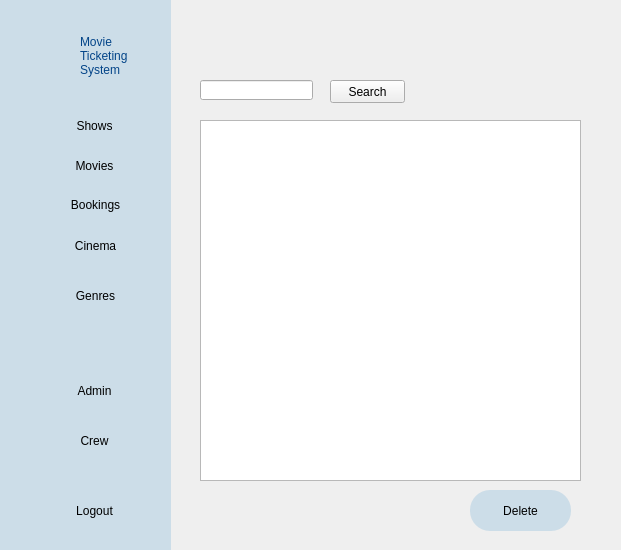
<?xml version="1.0" encoding="UTF-8"?>
<ui version="4.0">
 <class>MainWindow</class>
 <widget class="QMainWindow" name="MainWindow">
  <property name="geometry">
   <rect>
    <x>0</x>
    <y>0</y>
    <width>621</width>
    <height>550</height>
   </rect>
  </property>
  <property name="windowTitle">
   <string>MainWindow</string>
  </property>
  <widget class="QWidget" name="centralwidget">
   <widget class="QTableWidget" name="genreList">
    <property name="geometry">
     <rect>
      <x>200</x>
      <y>120</y>
      <width>381</width>
      <height>361</height>
     </rect>
    </property>
    <attribute name="horizontalHeaderStretchLastSection">
     <bool>true</bool>
    </attribute>
   </widget>
   <widget class="QPushButton" name="deleteButton">
    <property name="geometry">
     <rect>
      <x>470</x>
      <y>490</y>
      <width>101</width>
      <height>41</height>
     </rect>
    </property>
    <property name="styleSheet">
     <string notr="true">#deleteButton{
background-color: #ccdde8;
border: 1px white;
border-radius: 20px;
}
#deleteButton:hover{
color:rgb(73, 147, 221);
background-color: rgb(13, 27, 38);
border: 1px black;
border-radius: 20px;
}

</string>
    </property>
    <property name="text">
     <string>Delete</string>
    </property>
   </widget>
   <widget class="QPushButton" name="searchButton">
    <property name="geometry">
     <rect>
      <x>330</x>
      <y>80</y>
      <width>75</width>
      <height>23</height>
     </rect>
    </property>
    <property name="text">
     <string>Search</string>
    </property>
   </widget>
   <widget class="QLineEdit" name="lineEdit">
    <property name="geometry">
     <rect>
      <x>200</x>
      <y>80</y>
      <width>113</width>
      <height>20</height>
     </rect>
    </property>
   </widget>
   <widget class="QWidget" name="navigationBG" native="true">
    <property name="geometry">
     <rect>
      <x>0</x>
      <y>0</y>
      <width>171</width>
      <height>551</height>
     </rect>
    </property>
    <property name="styleSheet">
     <string notr="true">#navigationBG {
background-color: #ccdde8;

}

</string>
    </property>
    <widget class="QLabel" name="systemLabel">
     <property name="geometry">
      <rect>
       <x>80</x>
       <y>15</y>
       <width>71</width>
       <height>81</height>
      </rect>
     </property>
     <property name="styleSheet">
      <string notr="true">#systemLabel {
font: 75 12pt &quot;MS Shell Dlg 2&quot;;
color: #034488;
}</string>
     </property>
     <property name="text">
      <string>Movie
Ticketing
System</string>
     </property>
     <property name="alignment">
      <set>Qt::AlignLeading|Qt::AlignLeft|Qt::AlignVCenter</set>
     </property>
    </widget>
    <widget class="QPushButton" name="pushButton">
     <property name="geometry">
      <rect>
       <x>20</x>
       <y>30</y>
       <width>71</width>
       <height>51</height>
      </rect>
     </property>
     <property name="text">
      <string/>
     </property>
     <property name="icon">
      <iconset>
       <normaloff>../img/icon.png</normaloff>../img/icon.png</iconset>
     </property>
     <property name="iconSize">
      <size>
       <width>50</width>
       <height>50</height>
      </size>
     </property>
     <property name="flat">
      <bool>true</bool>
     </property>
    </widget>
    <widget class="QPushButton" name="adminButton">
     <property name="geometry">
      <rect>
       <x>29</x>
       <y>370</y>
       <width>131</width>
       <height>41</height>
      </rect>
     </property>
     <property name="styleSheet">
      <string notr="true">#adminButton{
background-color: TRANSPARENT;
border: TRANSPARENT;
border-radius: 15px;
}

#adminButton:hover{
background-color: rgb(236, 236, 236);
}</string>
     </property>
     <property name="text">
      <string>Admin</string>
     </property>
     <property name="icon">
      <iconset>
       <normaloff>../img/admin.png</normaloff>../img/admin.png</iconset>
     </property>
     <property name="iconSize">
      <size>
       <width>40</width>
       <height>40</height>
      </size>
     </property>
     <property name="flat">
      <bool>false</bool>
     </property>
    </widget>
    <widget class="QPushButton" name="movieButton_5">
     <property name="geometry">
      <rect>
       <x>29</x>
       <y>490</y>
       <width>131</width>
       <height>41</height>
      </rect>
     </property>
     <property name="text">
      <string>Logout</string>
     </property>
     <property name="icon">
      <iconset>
       <normaloff>../img/logout.png</normaloff>../img/logout.png</iconset>
     </property>
     <property name="iconSize">
      <size>
       <width>40</width>
       <height>40</height>
      </size>
     </property>
     <property name="flat">
      <bool>true</bool>
     </property>
    </widget>
    <widget class="QPushButton" name="movieButton">
     <property name="geometry">
      <rect>
       <x>29</x>
       <y>150</y>
       <width>131</width>
       <height>31</height>
      </rect>
     </property>
     <property name="styleSheet">
      <string notr="true">#movieButton{
background-color: TRANSPARENT;
border: TRANSPARENT;
border-radius: 15px;
}

#movieButton:hover{
background-color: rgb(236, 236, 236);
}</string>
     </property>
     <property name="text">
      <string>Movies</string>
     </property>
     <property name="icon">
      <iconset>
       <normaloff>../img/movies.png</normaloff>../img/movies.png</iconset>
     </property>
     <property name="iconSize">
      <size>
       <width>40</width>
       <height>40</height>
      </size>
     </property>
     <property name="flat">
      <bool>false</bool>
     </property>
    </widget>
    <widget class="QPushButton" name="ticketsButton">
     <property name="geometry">
      <rect>
       <x>30</x>
       <y>189</y>
       <width>131</width>
       <height>31</height>
      </rect>
     </property>
     <property name="styleSheet">
      <string notr="true">#ticketsButton{
background-color: TRANSPARENT;
border: TRANSPARENT;
border-radius: 15px;
}

#ticketsButton:hover{
background-color: rgb(236, 236, 236);
}</string>
     </property>
     <property name="text">
      <string>Bookings</string>
     </property>
     <property name="icon">
      <iconset>
       <normaloff>../img/tickets.png</normaloff>../img/tickets.png</iconset>
     </property>
     <property name="iconSize">
      <size>
       <width>40</width>
       <height>40</height>
      </size>
     </property>
     <property name="flat">
      <bool>false</bool>
     </property>
    </widget>
    <widget class="QPushButton" name="crewButton">
     <property name="geometry">
      <rect>
       <x>29</x>
       <y>420</y>
       <width>131</width>
       <height>41</height>
      </rect>
     </property>
     <property name="styleSheet">
      <string notr="true">#crewButton{
background-color: TRANSPARENT;
border: TRANSPARENT;
border-radius: 15px;
}

#crewButton:hover{
background-color: rgb(236, 236, 236);
}</string>
     </property>
     <property name="text">
      <string>Crew</string>
     </property>
     <property name="icon">
      <iconset>
       <normaloff>../img/crew.png</normaloff>../img/crew.png</iconset>
     </property>
     <property name="iconSize">
      <size>
       <width>40</width>
       <height>40</height>
      </size>
     </property>
     <property name="flat">
      <bool>false</bool>
     </property>
    </widget>
    <widget class="QPushButton" name="showButton">
     <property name="geometry">
      <rect>
       <x>29</x>
       <y>110</y>
       <width>131</width>
       <height>31</height>
      </rect>
     </property>
     <property name="styleSheet">
      <string notr="true">#showButton{
background-color: TRANSPARENT;
border: TRANSPARENT;
border-radius: 15px;
}

#showButton:hover{
background-color: rgb(236, 236, 236);
}</string>
     </property>
     <property name="text">
      <string>Shows</string>
     </property>
     <property name="icon">
      <iconset>
       <normaloff>../img/movies.png</normaloff>../img/movies.png</iconset>
     </property>
     <property name="iconSize">
      <size>
       <width>40</width>
       <height>40</height>
      </size>
     </property>
     <property name="flat">
      <bool>false</bool>
     </property>
    </widget>
    <widget class="QPushButton" name="cinemaButton">
     <property name="geometry">
      <rect>
       <x>30</x>
       <y>230</y>
       <width>131</width>
       <height>31</height>
      </rect>
     </property>
     <property name="styleSheet">
      <string notr="true">#cinemaButton{
background-color: TRANSPARENT;
border: TRANSPARENT;
border-radius: 15px;
}

#cinemaButton:hover{
background-color: rgb(236, 236, 236);
}</string>
     </property>
     <property name="text">
      <string>Cinema</string>
     </property>
     <property name="icon">
      <iconset>
       <normaloff>../img/cinema.png</normaloff>../img/cinema.png</iconset>
     </property>
     <property name="iconSize">
      <size>
       <width>40</width>
       <height>40</height>
      </size>
     </property>
     <property name="flat">
      <bool>false</bool>
     </property>
    </widget>
    <widget class="QPushButton" name="genreButton">
     <property name="geometry">
      <rect>
       <x>30</x>
       <y>280</y>
       <width>131</width>
       <height>31</height>
      </rect>
     </property>
     <property name="styleSheet">
      <string notr="true">#genreButton{
background-color: TRANSPARENT;
border: TRANSPARENT;
border-radius: 15px;
}

#genreButton:hover{
background-color: rgb(236, 236, 236);
}</string>
     </property>
     <property name="text">
      <string>Genres</string>
     </property>
     <property name="icon">
      <iconset>
       <normaloff>../img/genre.png</normaloff>../img/genre.png</iconset>
     </property>
     <property name="iconSize">
      <size>
       <width>40</width>
       <height>40</height>
      </size>
     </property>
     <property name="flat">
      <bool>false</bool>
     </property>
    </widget>
   </widget>
  </widget>
 </widget>
 <resources/>
 <connections/>
</ui>
